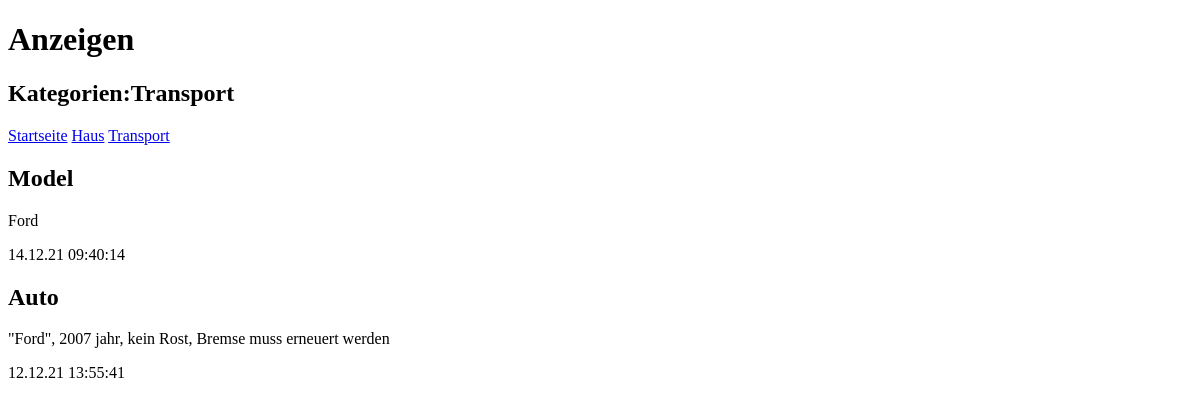
The page /bboard/2/ on the database as committed earlier.
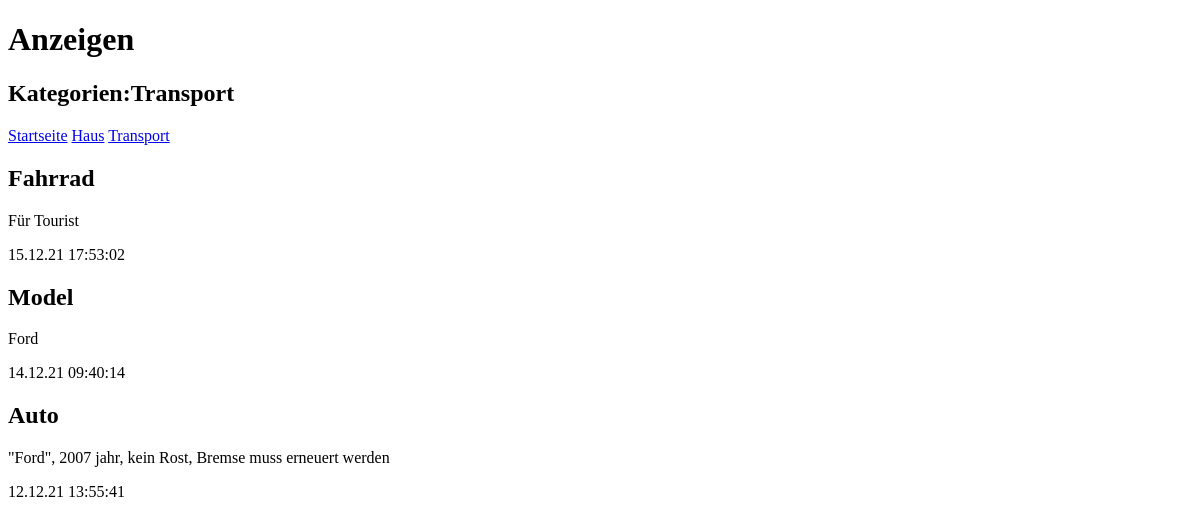
The same page on the database as committed later.
### bboard/models.py (models this page shows, shortened)
class Rubric(models.Model):
    name = models.CharField(max_length=20, db_index=True, verbose_name='Name')
    class Meta:
        verbose_name_plural = 'Kategorien'
        verbose_name = 'Kategorie'
        ordering = ['name']

class Bb(models.Model):
    title = models.CharField(max_length=50, verbose_name='Material')
    content = models.TextField(null=True, blank=True, verbose_name='Description')
    price = models.FloatField(null=True, blank=True, verbose_name='Price')
    published = models.DateTimeField(auto_now_add=True, db_index=True, verbose_name='Published')
    rubric = models.ForeignKey('Rubric', null=True, on_delete=models.PROTECT, verbose_name='Kategorie')
    class Meta:
        verbose_name_plural = 'Anzeigen'
        verbose_name = 'Material'
        ordering = ['-published']

### bboard/views.py (the view)
# urls.py: path('<int:rubric_id>/', by_rubric, name='by_rubric'),
def by_rubric(request, rubric_id):
    bbs = Bb.objects.filter(rubric=rubric_id)
    rubrics = Rubric.objects.all()
    current_rubric = Rubric.objects.get(pk=rubric_id)
    context = {'bbs': bbs, 'rubrics': rubrics, 'current_rubric': current_rubric}
    return render(request, 'bboard/by_rubric.html', context)

### bboard/templates/bboard/by_rubric.html (shortened to what this page needs)
<!DOCTYPE html>
<html>
     <head>
     </head>
     <body>
          <h1>Anzeigen</h1>
          <h2>Kategorien:{{current_rubric.name}}</h2>
      <div>
          <a href="/bboard/">Startseite</a>
          {% for rubric in rubrics %}
          <a href="/bboard/{{ rubric.pk }}/">{{ rubric.name }}</a>
          {% endfor %}
      </div>
      {% for bb in bbs %}
      <div>
          <h2>{{ bb.title }}</h2>
          <p>{{ bb.content }}</p>
          <p>{{ bb.published|date:'d.m.y H:i:s' }}</p>
      </div>
      {% endfor %}
     </body>
</html>

Rows that differ between the two databases and show on the page:
added Bb: title "Fahrrad", content "Für Tourist", published "15.12.21 17:53:02"
